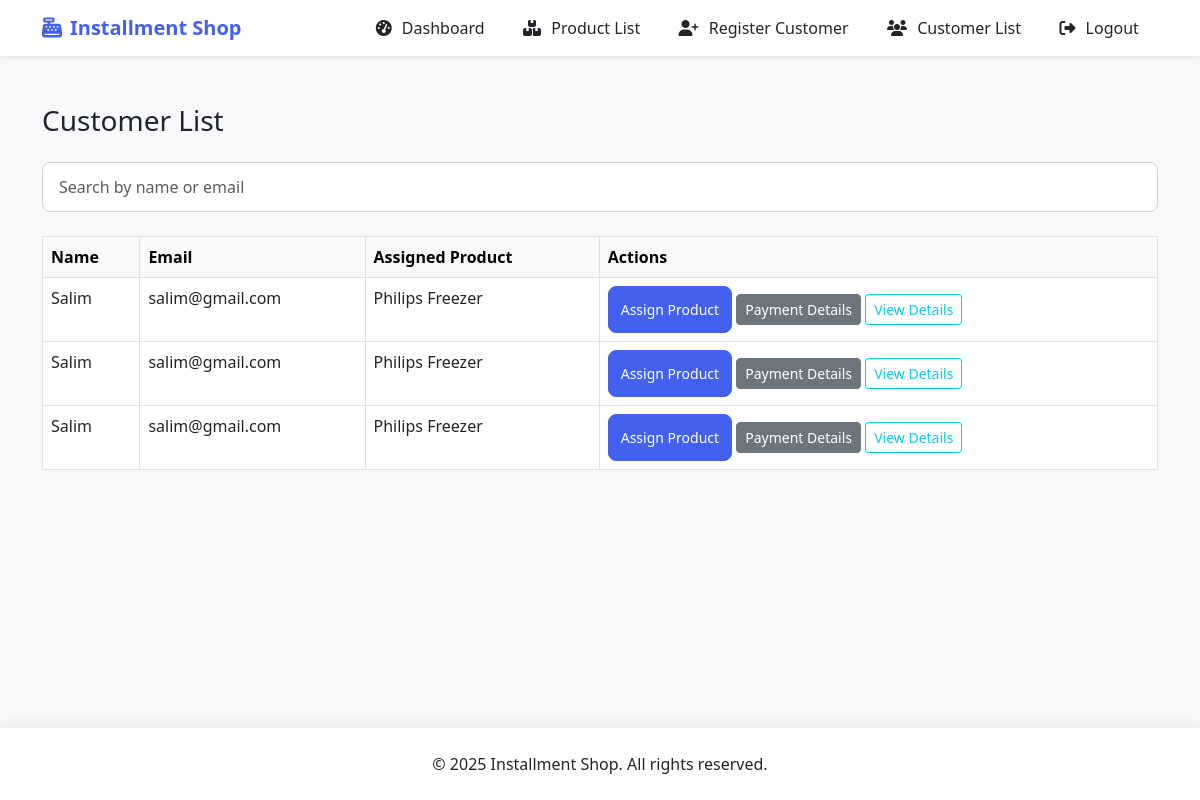
The app's page /customers/list/ (signed in) with its own data.
### customer/models.py (models this page shows, shortened)
class Customer(models.Model):
    CUSTOMER_TYPE_CHOICES = [
        ('private', 'Private Regular'),
        ('govt', 'Government Servant'),
        ('wapda', 'Wapda Servant'),
        ('other', 'Other'),
    ]
    user = models.OneToOneField(User, on_delete=models.CASCADE, related_name='customer_profile')
    customer_picture = models.ImageField(upload_to='customer_pictures/', blank=True, null=True, help_text="Profile picture of the customer")
    full_name = models.CharField(max_length=255)
    parentage_husband = models.CharField(max_length=255, blank=True, null=True, help_text="Husband's name if applicable")
    phone = models.CharField(max_length=20)
    cnic = models.CharField(max_length=15, unique=True)
    address = models.TextField()
    customer_type = models.CharField(max_length=10, choices=CUSTOMER_TYPE_CHOICES)
    occupation = models.CharField(max_length=100, blank=True, null=True, help_text="Occupation of the customer")
    office_address = models.TextField(blank=True, null=True, help_text="Office address if applicable")
    department = models.CharField(max_length=100, blank=True, null=True, help_text="Department if applicable")
    office_phone = models.CharField(max_length=20, blank=True, null=True, help_text="Office phone number if applicable")
    period_employed=models.CharField(max_length=100, blank=True, null=True, help_text="Period of employment if applicable")
    date_joined = models.DateField(auto_now_add=True)
    is_active = models.BooleanField(default=True)
    approved = models.BooleanField(default=False, help_text="Indicates if the customer profile is approved")
    attached_file = models.FileField(upload_to='customer_files/', blank=True, null=True, help_text="Attach any relevant file")
    attached_file_2 = models.FileField(upload_to='customer_files/', blank=True, null=True, help_text="Attach any relevant file")
    attached_file_3 = models.FileField(upload_to='customer_files/', blank=True, null=True, help_text="Attach any relevant file")

### sales/models.py (models this page shows, shortened)
class InstallmentSale(models.Model):
    STATUS_CHOICES = [
        ('pending', 'Pending'),
        ('partial', 'Partially Paid'),
        ('completed', 'Fully Paid'),
    ]
    product = models.ForeignKey(Product, on_delete=models.CASCADE)
    quantity = models.PositiveIntegerField(default=1)
    customer = models.ForeignKey(Customer, on_delete=models.CASCADE)
    percentage_increase = models.DecimalField(max_digits=5, decimal_places=2, help_text="e.g. 10 for 10%")
    final_price = models.DecimalField(max_digits=10, decimal_places=2)
    duration_months = models.IntegerField()
    number_of_installments = models.IntegerField()
    monthly_installment = models.DecimalField(max_digits=10, decimal_places=2)
    start_date = models.DateField(default=timezone.now)
    end_date = models.DateField()
    status = models.CharField(max_length=10, choices=STATUS_CHOICES, default='pending')

class Product(models.Model):
    CATEGORY_CHOICES = [
        ('electronics', 'Electronics'),
        ('furniture', 'Furniture'),
        ('appliances', 'Appliances'),
    ]
    name = models.CharField(max_length=200)
    category = models.CharField(max_length=100, choices=CATEGORY_CHOICES)
    specs = models.TextField(blank=True)
    purchase_price = models.DecimalField(max_digits=10, decimal_places=2)
    direct_cash_price = models.DecimalField(max_digits=10, decimal_places=2)
    batch = models.CharField(max_length=100, blank=True, null=True)
    created_at = models.DateTimeField(auto_now_add=True)
    stock = models.IntegerField(default=0, help_text="Manual stock count")
    sold = models.IntegerField(default=0, help_text="Total units sold")  # ✅ NEW field
    available = models.BooleanField(default=True)
    image_1 = models.ImageField(upload_to='products/', blank=True, null=True)
    image_2 = models.ImageField(upload_to='products/', blank=True, null=True)
    image_3 = models.ImageField(upload_to='products/', blank=True, null=True)
    image_4 = models.ImageField(upload_to='products/', blank=True, null=True)
    other_info = models.TextField(blank=True, null=True)

### customer/views.py (the view)
# urls.py: path('list/', views.customer_list, name='customer_list'),
@login_required
def customer_list(request):
    query = request.GET.get('q')
    customers = Customer.objects.all()
    if query:
        customers = customers.filter(
            Q(user__username__icontains=query) |
            Q(user__email__icontains=query)
        )
    customer_data = []
    for customer in customers:
        sales = InstallmentSale.objects.filter(customer=customer)
        if sales.exists():
            for sale in sales:
                customer_data.append({
                    'customer': customer,
                    'sale': sale,
                })
        else:
            customer_data.append({
                'customer': customer,
                'sale': None,
            })
    return render(request, 'customer/customer_list.html', {
        'customer_data': customer_data
    })

### customer/templates/customer/customer_list.html (shortened to what this page needs)
{% extends 'staff/base_staff.html' %}
{% block content %}
<div class="container mt-5">
    <h3 class="mb-4">Customer List</h3>
    <form method="get" class="mb-4">
        <input type="text" name="q" class="form-control" placeholder="Search by name or email" value="{{ request.GET.q }}">
    </form>
    <div class="table-responsive">
        <table class="table table-hover table-bordered">
            <thead class="table-light">
                <tr>
                    <th>Name</th>
                    <th>Email</th>
                    <th>Assigned Product</th>
                    <th>Actions</th>
                </tr>
            </thead>
            <tbody>
                {% for item in customer_data %}
                <tr>
                    <td>{{ item.customer.user.username }}</td>
                    <td>{{ item.customer.user.email }}</td>
                    <td>
                        {% if item.sale %}
                            {{ item.sale.product.name }}
                        {% else %}
                            <span class="text-muted">No Product Assigned</span>
                        {% endif %}
                    </td>
                    <td>
                        <a href="{% url 'select_product' item.customer.id %}" class="btn btn-sm btn-primary">Assign Product</a>
                        {% if item.sale %}
                        <a href="{% url 'payment_history_add' item.sale.id %}" class="btn btn-sm btn-secondary">Payment Details</a>
                        {% else %}
                            <span class="text-muted">No Payment</span>
                        {% endif %}
                        <a href="{% url 'customer_detail_staff' item.customer.id %}" class="btn btn-sm btn-outline-info">View Details</a>
                    </td>
                </tr>
                {% empty %}
                <tr>
                    <td colspan="4" class="text-center">No customers found.</td>
                </tr>
                {% endfor %}
            </tbody>
        </table>
    </div>
</div>
{% endblock %}

### staff/templates/staff/base_staff.html (style rules this page uses)
:root { --primary-color: #4361ee; --secondary-color: #3f37c9; --accent-color: #4895ef; --light-bg: #f8f9fa; --dark-text: #212529; --light-text: #f8f9fa; --nav-hover: #3a0ca3; }
body { background-color: var(--light-bg); font-family: 'Segoe UI', Tahoma, Geneva, Verdana, sans-serif; color: var(--dark-text); min-height: 100vh; display: flex; flex-direction: column; }
.form-control { border-radius: 8px; padding: 0.75rem 1rem; border: 1px solid #ced4da; transition: all 0.3s; }
.btn-primary { background-color: var(--primary-color); border-color: var(--primary-color); padding: 0.75rem; border-radius: 8px; font-weight: 500; transition: all 0.3s; }

### records on screen
Customer: customer.user.username "Salim", customer.user.email "salim@gmail.com", sale.product.name "Philips Freezer"
